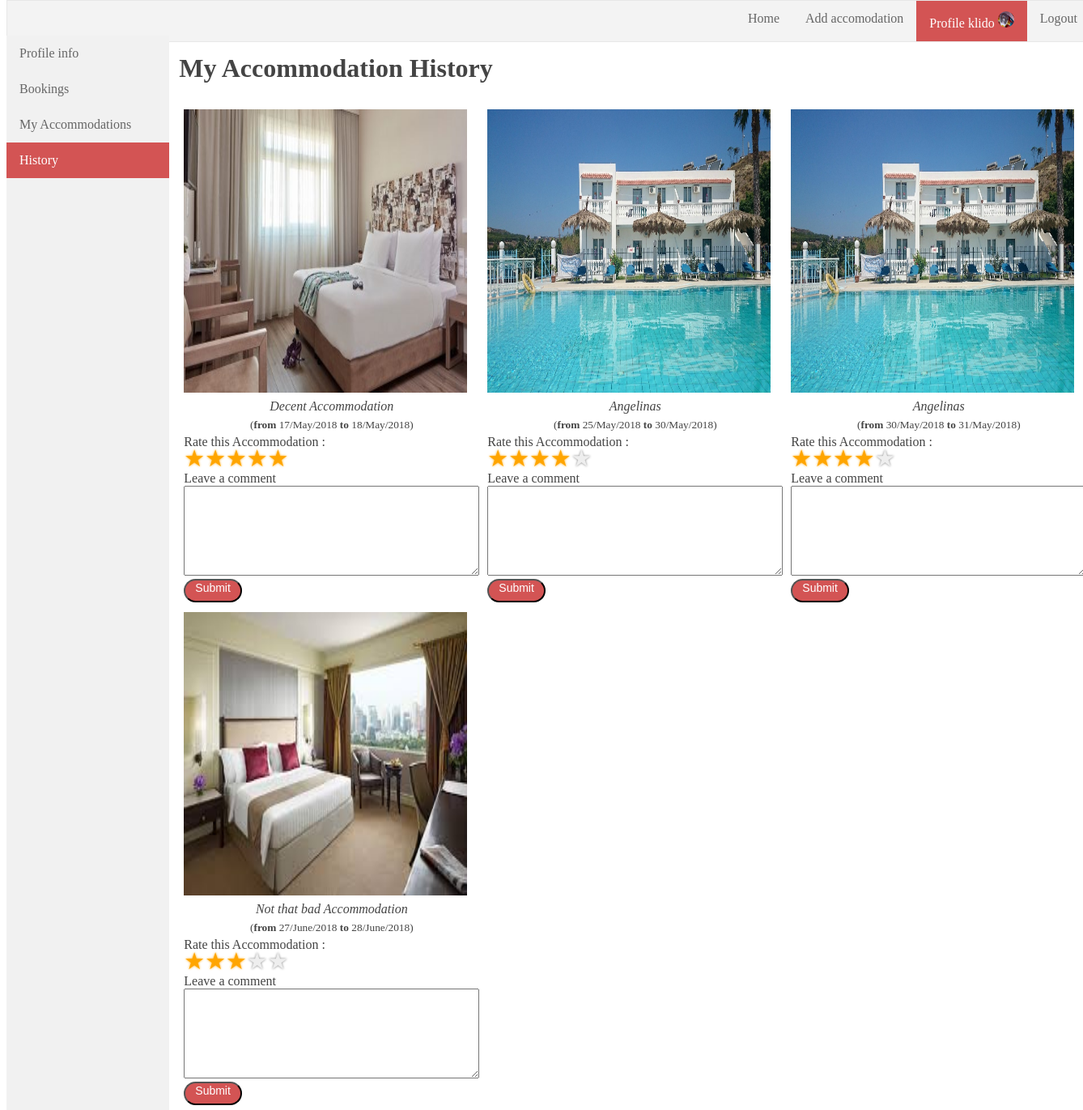
The page /history.php (signed in) on the database its author committed.
### tables this page shows
CREATE TABLE `bookings` (
  `rent_id` int(11) NOT NULL,
  `user_id` int(11) NOT NULL,
  `accom_id` int(11) NOT NULL,
  `checkin_date` date NOT NULL,
  `checkout_date` date NOT NULL,
  `status` enum('completed','active') NOT NULL DEFAULT 'active'
);

CREATE TABLE `accommodations` (
  `accom_id` int(11) NOT NULL,
  `title` varchar(50) NOT NULL,
  `location` varchar(25) NOT NULL,
  `description` text,
  `rating` float DEFAULT '0',
  `votes` int(11) DEFAULT '0',
  `checkin` time NOT NULL,
  `checkout` time NOT NULL,
  `path_to_image` varchar(100) NOT NULL DEFAULT 'pictures\\accommodations\\not_available.jpg',
  `user_id` int(11) NOT NULL
);

### classes/Config.php (called while the page is built)
<?php
class Config{
  public static function get($path = null){
    if($path){
      $config = $GLOBALS['config'];
      $path = explode('/',$path);
      foreach($path as $bit){
        if(isset($config[$bit]))
          $config = $config[$bit];
      }
      return $config;
    }
    return false;
  }
}
?>

### classes/Database.php (called while the page is built, shortened)
<?php
class Database {
  private static $_instance = null;
  private $_dbc,
          $_query,
          $_error=false,
          $_results,
          $_count=0;
  private function __construct() {
    $this->_dbc  = new mysqli(Config::get('mysql/host'),
                        Config::get('mysql/username'),
                        Config::get('mysql/password'),
                        Config::get('mysql/db'));
  }
  public static function getInstance() {
    if(!isset(self::$_instance)){
      self::$_instance = new Database();
    }
    return self::$_instance;
  }
  public function query($sql,$type='',$params = array()) {
    $this->_error = false;
    if($this->_query = $this->_dbc->prepare($sql)) {
      if(count($params)){
        call_user_func_array(array($this->_query, "bind_param"),array_merge(array($type), $params));
      }
      if($this->_query->execute()) {
          $this->_results = $this->_query->get_result() ?? NULL;
          $this->_count  = $this->_results->num_rows ?? NULL;
      }else{
        $this->_error = true;
      }
    }
  }
  public function getResultArray() {
    if($this->_count>0)
      return $this->_results->fetch_all(MYSQLI_ASSOC);
  }
  public function error() {
    return $this->_error;
  }
}
?>

### classes/Accommodation.php (called while the page is built, shortened)
<?php
class Accommodation {
  private $_db;
  public function __construct() {
    $this->_db = Database::getInstance();
  }
  function getBookingHistoryByUserId($id){
    $this->_db->query('select accommodations.*,bookings.*
              from accommodations,bookings,users
                where status="completed"
                and bookings.user_id = users.user_id
                and accommodations.accom_id = bookings.accom_id
                and users.user_id= ?','i',array(&$id));
    if($this->_db->error()) {
      echo $this->_db->getErrorDescr();
    }else{
      return $this->_db->getResultArray();
    }
  }
}
?>

### history.php (the view, shortened to what this page needs)
<!DOCTYPE html>
<html lang="el">
<head>
	<link href="css/navigation.css" rel="stylesheet" type="text/css">
	<link href="css/profile.css" rel="stylesheet" type="text/css">
	<link href="css/rating-widget.css" rel="stylesheet" type="text/css">
</head>
<body>
  <?php include('navigation.php');?>
	<?php include('navigation_profile.php'); ?>
	<div class="profile_content">
		<div id="history_profile_section">
			<?php
				$Acc = new Accommodation();
				$data = $Acc->getBookingHistoryByUserId($_SESSION['user_id']);
				if($data != null){
					echo '<h1>My Accommodation History</h1>';
					echo '<table><tr>';
					foreach($data as $index=> $accomodation){
						$checkin  = date('d/F/Y',strtotime($accomodation['checkin_date']));
						$checkout = date('d/F/Y',strtotime($accomodation['checkout_date']));
						$str = <<<EOF
						<td>
							<table>
								<tr>
									<td width='50%'><a href="accommodation.php?id={$accomodation['accom_id']}"><img src="{$accomodation['path_to_image']} "alt="Avatar" width="350" height="350"></td>
								</tr>
								<tr>
									<td align="center"><i>{$accomodation['title']}</i></td
								</tr>
								<tr>
									<td align="center">
										<small>(<b>from</b> {$checkin} <b>to</b> {$checkout})</small>
									</td>
								</tr>
								<tr>
									<td>
									<form action="rate.php" method="POST" class="rating-widget">
										<label>Rate this Accommodation :</br>
										<input type="range" min="0" max="5" value="{$accomodation['rating']}" name="rating" required/>
										</label></br>
										<label> Leave a comment</br>
										<textarea rows=7 cols=43 type="text" name="comment"></textarea>
										<input type="hidden" name="rent" value="{$accomodation['rent_id']}">
										</br>
										<button type="submit" name="submit">Submit</button>
									</form>
									</td>
								</tr>
							</table>
						</td>
EOF;
							echo $str;
						}
						echo '</tr></table>';
					}else{
						echo '<h2><i>You have visited no Accommodations</i></h2>';
					}
?>
		</div>
</div>
</body>
</html>

### css/profile.css (style rules this page uses)
.profile_content { margin-left:15%; padding:1px 15px; height:1200px; font-family:Georgia, "Times New Roman", Times, serif; color:#444; }
button[type="submit"] { background-color:#d35454; border-radius: 15px; color:white; font-size: 14px; padding-left:12px; padding-right:12px; padding-top: :8px; padding-bottom: 8px; text-align: center; }

### css/rating-widget.css (style rules this page uses)
.rating-widget { list-style:none; display:inline-block; vertical-align:baseline; padding:0; margin:0; }

### rows shown on the page
bookings: accom.path_to_image (picture), accom.title "Decent Accommodation", checkin_date "17/May/2018", checkout_date "18/May/2018"
bookings: accom.path_to_image (picture), accom.title "Angelinas", checkin_date "25/May/2018", checkout_date "30/May/2018"
bookings: accom.path_to_image (picture), accom.title "Angelinas", checkin_date "30/May/2018", checkout_date "31/May/2018"
bookings: accom.path_to_image (picture), accom.title "Not that bad Accommodation", checkin_date "27/June/2018", checkout_date "28/June/2018"

### other values the page prints
$_SESSION['user'] "klido"
